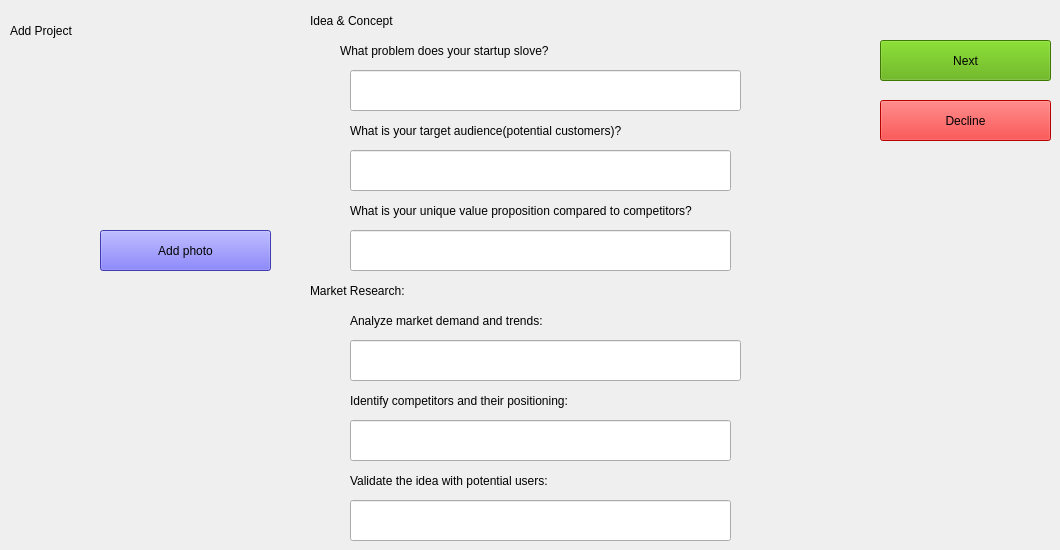
   <widget class="QWidget" name="tab_8">
    <attribute name="title">
     <string>Add_1</string>
    </attribute>
    <widget class="QLabel" name="label_46">
     <property name="geometry">
      <rect>
       <x>350</x>
       <y>470</y>
       <width>381</width>
       <height>21</height>
      </rect>
     </property>
     <property name="styleSheet">
      <string notr="true">font: 12pt &quot;Segoe UI&quot;;</string>
     </property>
     <property name="text">
      <string>Validate the idea with potential users:</string>
     </property>
    </widget>
    <widget class="QLineEdit" name="analyze_2">
     <property name="geometry">
      <rect>
       <x>350</x>
       <y>340</y>
       <width>391</width>
       <height>41</height>
      </rect>
     </property>
     <property name="text">
      <string/>
     </property>
    </widget>
    <widget class="QLineEdit" name="proposition_2">
     <property name="geometry">
      <rect>
       <x>350</x>
       <y>230</y>
       <width>381</width>
       <height>41</height>
      </rect>
     </property>
     <property name="text">
      <string/>
     </property>
    </widget>
    <widget class="QLabel" name="label_47">
     <property name="geometry">
      <rect>
       <x>340</x>
       <y>40</y>
       <width>381</width>
       <height>21</height>
      </rect>
     </property>
     <property name="styleSheet">
      <string notr="true">font: 12pt &quot;Segoe UI&quot;;</string>
     </property>
     <property name="text">
      <string>What problem does your startup slove?</string>
     </property>
    </widget>
    <widget class="QLabel" name="label_48">
     <property name="geometry">
      <rect>
       <x>310</x>
       <y>0</y>
       <width>321</width>
       <height>41</height>
      </rect>
     </property>
     <property name="styleSheet">
      <string notr="true">
font: 16pt &quot;Segoe MDL2 Assets&quot;;
</string>
     </property>
     <property name="text">
      <string>Idea &amp; Concept</string>
     </property>
    </widget>
    <widget class="QLineEdit" name="idea_2">
     <property name="geometry">
      <rect>
       <x>350</x>
       <y>500</y>
       <width>381</width>
       <height>41</height>
      </rect>
     </property>
     <property name="text">
      <string/>
     </property>
    </widget>
    <widget class="QLabel" name="label_49">
     <property name="geometry">
      <rect>
       <x>350</x>
       <y>310</y>
       <width>381</width>
       <height>21</height>
      </rect>
     </property>
     <property name="styleSheet">
      <string notr="true">font: 12pt &quot;Segoe UI&quot;;</string>
     </property>
     <property name="text">
      <string>Analyze market demand and trends:</string>
     </property>
    </widget>
    <widget class="QLineEdit" name="positioning_2">
     <property name="geometry">
      <rect>
       <x>350</x>
       <y>420</y>
       <width>381</width>
       <height>41</height>
      </rect>
     </property>
     <property name="text">
      <string/>
     </property>
    </widget>
    <widget class="QLineEdit" name="target_2">
     <property name="geometry">
      <rect>
       <x>350</x>
       <y>150</y>
       <width>381</width>
       <height>41</height>
      </rect>
     </property>
     <property name="text">
      <string/>
     </property>
    </widget>
    <widget class="QLabel" name="img_2">
     <property name="geometry">
      <rect>
       <x>110</x>
       <y>70</y>
       <width>161</width>
       <height>161</height>
      </rect>
     </property>
     <property name="text">
      <string/>
     </property>
     <property name="pixmap">
      <pixmap>../../Downloads/WhatsApp Image 2025-02-28 à 13.40.26_c87558a6.jpg</pixmap>
     </property>
    </widget>
    <widget class="QLabel" name="label_50">
     <property name="geometry">
      <rect>
       <x>350</x>
       <y>200</y>
       <width>471</width>
       <height>21</height>
      </rect>
     </property>
     <property name="styleSheet">
      <string notr="true">font: 12pt &quot;Segoe UI&quot;;</string>
     </property>
     <property name="text">
      <string>What is your unique value proposition compared to competitors?</string>
     </property>
    </widget>
    <widget class="QLineEdit" name="problem_2">
     <property name="geometry">
      <rect>
       <x>350</x>
       <y>70</y>
       <width>391</width>
       <height>41</height>
      </rect>
     </property>
     <property name="text">
      <string/>
     </property>
    </widget>
    <widget class="QPushButton" name="pushButton_11">
     <property name="geometry">
      <rect>
       <x>100</x>
       <y>230</y>
       <width>171</width>
       <height>41</height>
      </rect>
     </property>
     <property name="styleSheet">
      <string notr="true">font:11pt &quot;segoe UI&quot;;
background-color: rgb(90, 84, 245);</string>
     </property>
     <property name="text">
      <string>Add photo</string>
     </property>
    </widget>
    <widget class="QLabel" name="label_51">
     <property name="geometry">
      <rect>
       <x>350</x>
       <y>120</y>
       <width>381</width>
       <height>21</height>
      </rect>
     </property>
     <property name="styleSheet">
      <string notr="true">font: 12pt &quot;Segoe UI&quot;;</string>
     </property>
     <property name="text">
      <string>What is your target audience(potential customers)?</string>
     </property>
    </widget>
    <widget class="QLabel" name="label_52">
     <property name="geometry">
      <rect>
       <x>310</x>
       <y>270</y>
       <width>321</width>
       <height>41</height>
      </rect>
     </property>
     <property name="styleSheet">
      <string notr="true">
font: 16pt &quot;Segoe MDL2 Assets&quot;;
</string>
     </property>
     <property name="text">
      <string>Market Research:</string>
     </property>
    </widget>
    <widget class="QLabel" name="label_53">
     <property name="geometry">
      <rect>
       <x>350</x>
       <y>390</y>
       <width>381</width>
       <height>21</height>
      </rect>
     </property>
     <property name="styleSheet">
      <string notr="true">font: 12pt &quot;Segoe UI&quot;;</string>
     </property>
     <property name="text">
      <string>Identify competitors and their positioning:</string>
     </property>
    </widget>
    <widget class="QPushButton" name="b1_2">
     <property name="geometry">
      <rect>
       <x>880</x>
       <y>40</y>
       <width>171</width>
       <height>41</height>
      </rect>
     </property>
     <property name="styleSheet">
      <string notr="true">font:11pt &quot;Sitka&quot;;
background-color: rgb(85, 170,0 );</string>
     </property>
     <property name="text">
      <string>Next</string>
     </property>
    </widget>
    <widget class="QPushButton" name="b11_2">
     <property name="geometry">
      <rect>
       <x>880</x>
       <y>100</y>
       <width>171</width>
       <height>41</height>
      </rect>
     </property>
     <property name="styleSheet">
      <string notr="true">font:11pt &quot;Sitka&quot;;
background-color: rgb(255,0,0);</string>
     </property>
     <property name="text">
      <string>Decline</string>
     </property>
    </widget>
    <widget class="QLabel" name="label_54">
     <property name="geometry">
      <rect>
       <x>10</x>
       <y>10</y>
       <width>151</width>
       <height>41</height>
      </rect>
     </property>
     <property name="styleSheet">
      <string notr="true">
font: 16pt &quot;Segoe MDL2 Assets&quot;;
</string>
     </property>
     <property name="text">
      <string>Add Project</string>
     </property>
    </widget>
   </widget>
